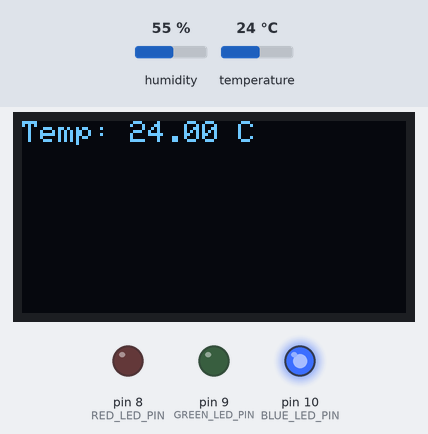
Recording of a sketch running on a simulated Arduino Uno, built with avr-gcc and run on an emulated ATmega328P. Shown: 128×64 one-colour display, output pins drawn as LEDs (lit = HIGH). The test bench sets the inputs (shaded band); at power-on: temperature 24 °C, humidity 55 %.

Above: at 2.8 s.
2.9 s: temperature set to 28 °C
At 5.3 s:
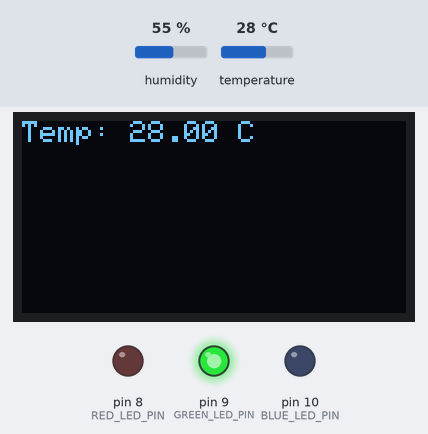
5.6 s: temperature set to 31 °C
At 6.8 s:
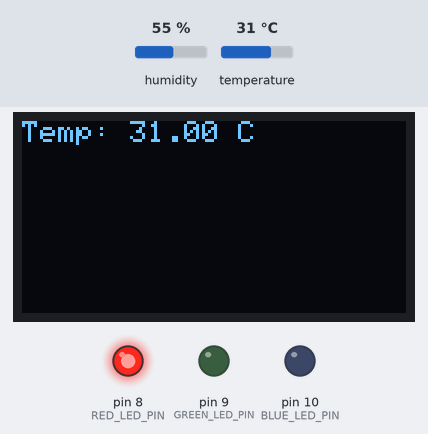
8.3 s: temperature set to 12 °C
At 10.9 s:
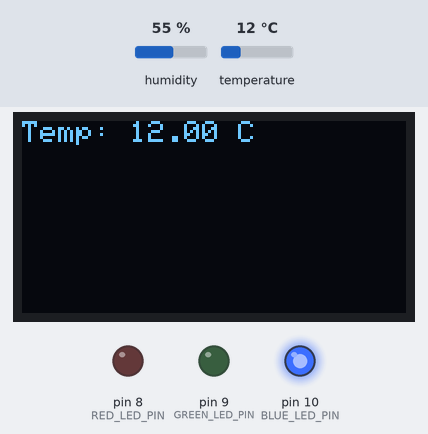
Timing chart, 0 to 12.4 s (numbered marks = the images above; inputs shaded):
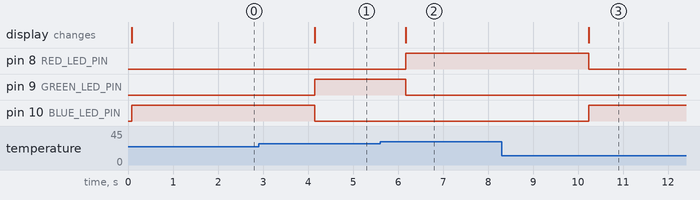

Measured:
- the behaviour switches between 29 and 30 °C on temperature (found by bisection; images 1 and 2)
- after the input at 2.9 s, pin 9 (GREEN_LED_PIN): LOW → HIGH after 1.2 s; pin 10 (BLUE_LED_PIN): HIGH → LOW after 1.2 s; the display: changes after 1.2 s (image 1)
- after the input at 5.6 s, pin 8 (RED_LED_PIN): LOW → HIGH after 0.58 s; pin 9 (GREEN_LED_PIN): HIGH → LOW after 0.58 s; the display: changes after 0.58 s (image 2)
- after the input at 8.3 s, pin 8 (RED_LED_PIN): HIGH → LOW after 1.9 s; pin 10 (BLUE_LED_PIN): LOW → HIGH after 1.9 s; the display: changes after 1.9 s (image 3)

The sketch:

news.ino
```cpp
#include <DHT.h>
#include <Wire.h>
#include <Adafruit_GFX.h>
#include <Adafruit_SSD1306.h>

#define DHTPIN 2
#define DHTTYPE DHT11
#define FAN_PIN 9
#define SCREEN_WIDTH 128
#define SCREEN_HEIGHT 64

#define RED_LED_PIN 8
#define GREEN_LED_PIN 9
#define BLUE_LED_PIN 10

DHT dht(DHTPIN, DHTTYPE);
Adafruit_SSD1306 display(SCREEN_WIDTH, SCREEN_HEIGHT, &Wire, -1);

void setup() {
  pinMode(RED_LED_PIN, OUTPUT);
  pinMode(GREEN_LED_PIN, OUTPUT);
  pinMode(BLUE_LED_PIN, OUTPUT);
  dht.begin();
  if(!display.begin(SSD1306_SWITCHCAPVCC, 0x3C)) {
    for(;;);
  }
  display.clearDisplay();
  display.setTextSize(1);
  display.setTextColor(SSD1306_WHITE);
}
void loop() {
float temp = dht.readTemperature();
if (isnan(temp)) {
return;
}
display.clearDisplay();
display.setCursor(0, 0);
display.print("Temp: ");
display.print(temp);
display.print(" C");
display.display();

 if(temp>=30) {
      digitalWrite(RED_LED_PIN, HIGH);
      digitalWrite(GREEN_LED_PIN, LOW);
      digitalWrite(BLUE_LED_PIN, LOW);
    } else if(temp>=25){
      digitalWrite(RED_LED_PIN, LOW);
      digitalWrite(GREEN_LED_PIN, HIGH);
      digitalWrite(BLUE_LED_PIN, LOW);
    }else{
      digitalWrite(RED_LED_PIN, LOW);
      digitalWrite(GREEN_LED_PIN, LOW);
      digitalWrite(BLUE_LED_PIN, HIGH);
    }

}
```
